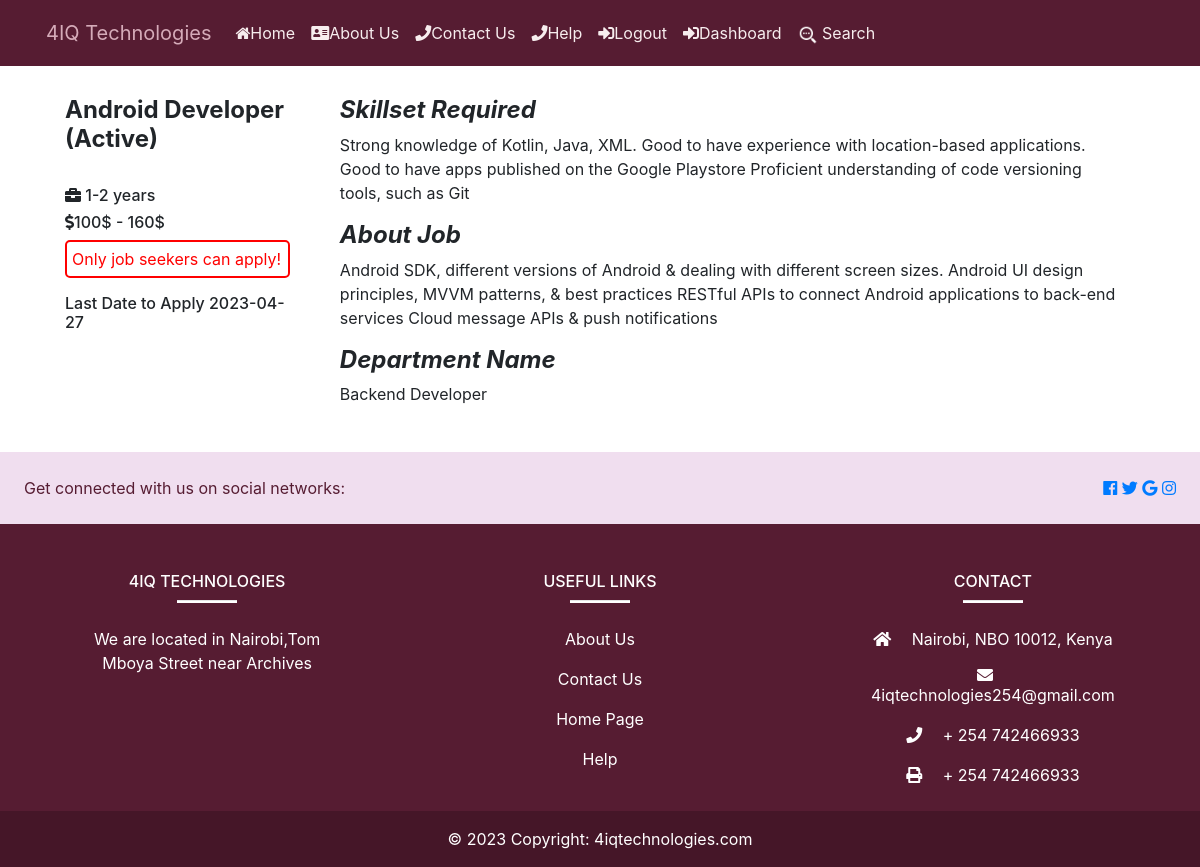
Before: /job/36 (signed in) with the older database file.
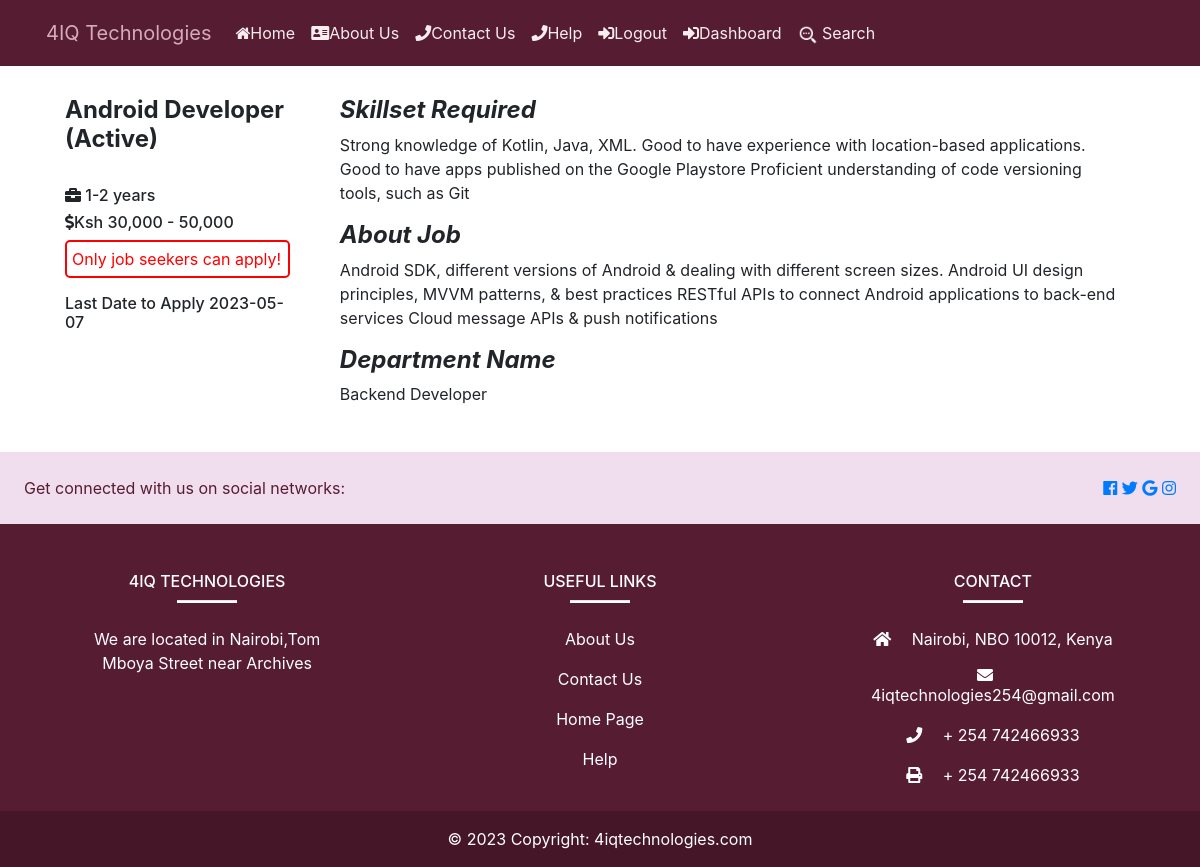
After: the same page with the newer database file.
### job/models.py (models this page shows, shortened)
class Job(models.Model):
    COMPUTER_SUPPORT_SPECIALIST = 'Computer Support Specialist'
    HARDWARE_ENGINEER = 'Hardware Engineer'
    COMPUTER_SYSTEM_ANALYST = 'Computer System Analyst'
    SOFTWARE_DEVELOPER = 'Software Developer'
    PROGRAMMER = 'Programmer'
    WEB_DEVELOPER = 'Web Developer'
    NETWORK_ENGINEER = 'Network Engineer'
    SOFTWARE_TESTER = 'Software Tester'
    FRONTEND_DEVELOPER = "Frontend Developer"
    BACKEND_DEVELOPER = "Backend Developer"
    CHOICES_SIZE =   ( (COMPUTER_SUPPORT_SPECIALIST ,'COMPUTER_SUPPORT_SPECIALIST'),
    ( HARDWARE_ENGINEER ,'HARDWARE_ENGINEER'),
    ( COMPUTER_SYSTEM_ANALYST, 'COMPUTER_SYSTEM_ANALYST' ),
    ( SOFTWARE_DEVELOPER, 'SOFTWARE_DEVELOPER'),
    ( PROGRAMMER , 'PROGRAMMER'),
    ( WEB_DEVELOPER,'WEB_DEVELOPER'),
    ( NETWORK_ENGINEER,'NETWORK_ENGINEER'),
    ( SOFTWARE_TESTER,'SOFTWARE_TESTER'),
    (FRONTEND_DEVELOPER,"FRONTEND_DEVELOPER"),
    (BACKEND_DEVELOPER,"BACKEND_DEVELOPER")
    )
    ACTIVE = 'active'
    EMPLOYED = 'employed'
    ARCHIVED = 'archived'
    CHOICES_STATUS = (
        (EMPLOYED,'Employed'),
        (ACTIVE,'Active' ),
        (ARCHIVED,'Archived' )
     )
    title = models.CharField(max_length=200)
    created_at = models.DateTimeField(auto_now_add=True)
    skillset_required = models.TextField(null=True)
    about_job= models.TextField(blank=True, null=True)
    image = models.ImageField(upload_to="covers/",null=True,blank=True)
    experience = models.CharField(max_length=100,null=True)
    salary = models.CharField(max_length=50,null=True)
    deadline = models.CharField(max_length=50,null=True)
    department_name = models.CharField( max_length=30,choices=CHOICES_SIZE)
    created_by = models.ForeignKey(User,
                                   related_name="jobs",
                                   on_delete=models.CASCADE)
    status = models.CharField(max_length=20,choices=CHOICES_STATUS,default='active')
    class Meta:
        ordering = ['-created_at']

### job/views.py (the view)
# urls.py: path("<int:job_id>", views.job_detail, name="job_detail"),
def job_detail(request, job_id):
    job = Job.objects.get(pk=job_id)
    return render(request, 'job_detail.html', {'job': job, 'userprofile':request.user.userprofile})

### notification/context_processors.py (called while the page is built)
def notifications(request):
    if request.user.is_authenticated:
        return {
            'notificactions': request.user.notifications.filter(is_read=False)
        }
    else:
        return {'notifications': []}

### job/templates/job_detail.html (shortened to what this page needs)
{% include 'header.html' %} {% block content %}
<div style="display: flex" class="container">
  <div style="margin: 30px 20px 5px 20px">
    <h1 style="font-size: x-large">
      <strong>{{ job.title }} ({{ job.get_status_display }})</strong>
    </h1>
    <br />
    <h6><i class="fas fa-briefcase"></i> {{ job.experience }}</h6>
    <h6><i class="fas fa-dollar-sign"></i>{{ job.salary }}</h6>
    {% if not userprofile.is_employer and job.status == 'active' %}
    <a
      class="btn custom-btn"
      style="
        font-weight: 100;
        font-size: 1em;
        border: solid 2px grey;
        color: #f7edee;
        background-color: #561c32;
      "
      href="{% url 'job:apply_for_job ' job.id %}"
      >Apply now<i class="fas fa-hand-point-up"></i
    ></a>
    {% elif not userprofile.is_employer and not job.status == 'active' %}
    <p style="color: red; border: 2px solid red; border-radius: 5px; padding: 5px">This job is not available!</p>
    {% elif userprofile.is_employer %}
    <p style="color: red; border: 2px solid red; border-radius: 5px; padding: 5px">Only job seekers can apply!</p>
    {% endif %}
    <h6>Last Date to Apply {{ job.deadline }}</h6>
  </div>
  <div style="margin: 30px; width: 100%">
    <h1 style="font-size: x-large; font-style: italic">
      <strong>Skillset Required</strong>
    </h1>
    <p class="is-size-4">{{job.skillset_required }}</p>
    <h1 style="font-size: x-large; font-style: italic">
      <strong>About Job</strong>
    </h1>
    <p>{{job.about_job}}</p>
    <h1 style="font-size: x-large; font-style: italic">
      <strong>Department Name</strong>
    </h1>
    <p>{{job.department_name}}</p>
  </div>
</div>
{% endblock %} {% include 'footer.html' %}

Changed rows visible on the page:
changed Job "Android Developer": salary "100$ - 160$" → "Ksh 30,000 - 50,000"; deadline "2023-04-27" → "2023-05-07"
